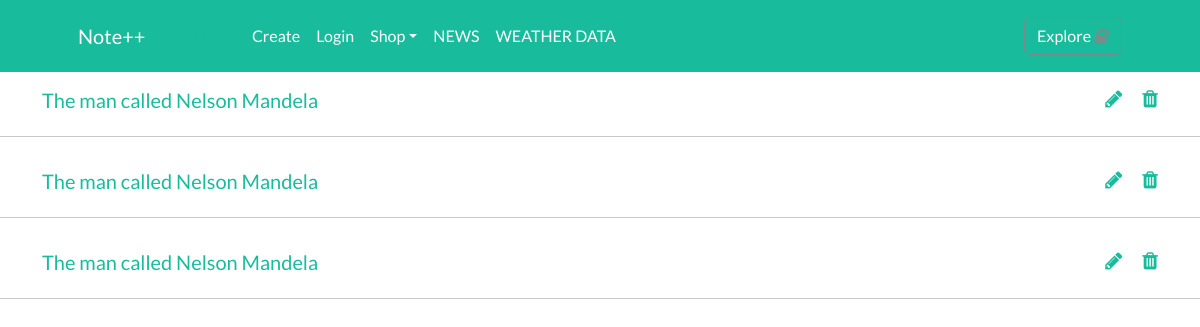
Screenshot of /course-notes/4/ with the database file from the repository.
### core/models.py (models this page shows, shortened)
class Note(models.Model):
    title = models.CharField(max_length=200)
    content = models.TextField()
    created = models.DateTimeField(auto_now_add=True)
    course = models.ForeignKey(Course, on_delete=models.CASCADE)

### core/views.py (the view)
# urls.py: path('course-notes/<int:pk>/', CourseDetail, name='CourseDetail'),
def CourseDetail(request, pk):
    course = Course.objects.get(id=pk)
    if course:
        notes = Note.objects.filter(course=course)
    context = {'course':course, 'notes':notes}
    return render(request, 'core/note/notes.html', context)

### core/templates/core/note/notes.html (shortened to what this page needs)
<!DOCTYPE html>
{% extends 'core/admin/base.html' %}
{% load static %}
                {% block content %}
                {% if notes %}
                    {% for note in notes %}
                    <div class="Notes container align-items-lg-between pt-3">
                        <div class="OneNote">
                            <a class="text-decoration-none text-dark" href="{% url 'DetailNote' note.id %}"><h5 class="text-success">{{note.title}}</h5></a>
                        </div>
                        <div class="OneNoteIcons">
                            <a href="{% url 'UpdateNote' note.pk %}"><i class="fa fa-pencil"></i></i></a>
                            <a href="{% url 'DeleteNote' note.pk %}"><i class="fa fa-trash"></i></a>
                        </div>
                    </div>
                    <hr>
                    {% endfor %}
                {% else %}
                <div class="col-lg-8 mt-2 m-auto alert alert-dismissible alert-info fade show">
                    <h3 class="display-6">This book has no notes in it</h3>
                    <button type="button"class="btn-close" data-bs-dismiss="alert" type="button" aria-label="close"></button>
                </div>
                {% endif %}
    {% endblock %}

### static/css/landingpage.css (style rules this page uses)
* { padding: 0px; margin: 0px; }
.Notes { display: flex; justify-content: space-between; }
.OneNoteIcons { display: flex; justify-content: space-between; }
.OneNoteIcons i { padding-left: 20px; font-size: 20px; }

### rows the page displays
Note: title "The man called Nelson Mandela"
Note: title "The man called Nelson Mandela"
Note: title "The man called Nelson Mandela"
